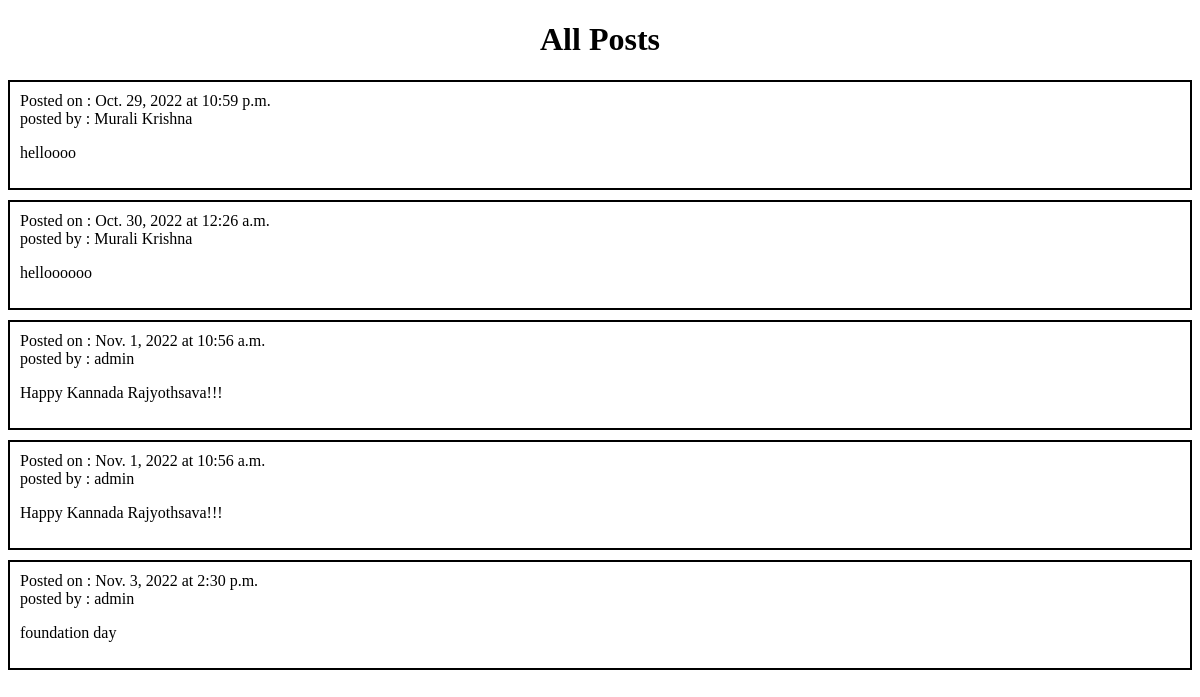
Screenshot of /showpost/ (signed in) with the database file from the repository.
### authenticate/models.py (models this page shows)
class Post(models.Model):
    date= models.DateField()
    time = models.TimeField()
    content = models.TextField()
    fname = models.CharField(max_length = 20)
    lname = models.CharField(max_length = 20)

### authenticate/views.py (the view)
# urls.py: path('showpost/', views.show_post, name='showpost'),
@login_required(login_url = '/login')
def show_post (request):
	posts = Post.objects.all()
	return render(request,'authenticate/showpost.html', {'posts':posts})

### authenticate/templates/authenticate/showpost.html (shortened to what this page needs)
<!DOCTYPE html>
<html lang="en">
<head>
</head>
<body>
    <center><h1>All Posts</h1></center>
    {% for post in posts %}
    <div class="post">
        Posted on : {{post.date}} at {{post.time}}
        <br>
        posted by : {{post.fname}} {{post.lname}}
        <br>
        <p>
            {{post.content}}
        </p>
    </div>
    {% endfor %}
</body>
</html>

### authenticate/templates/authenticate/showpost.html (style rules this page uses)
body { background-image: url('https://images.unsplash.com/photo-1521193089946-7aa29d1fe776?ixlib=rb-4.0.3&ixid=MnwxMjA3fDB8MHxwaG90by1wYWdlfHx8fGVufDB8fHx8&auto=format&fit=crop&w=870&q=80'); background-repeat: no-repeat; background-attachment: fixed; background-size: cover; }
.post { margin-top:10px; margin-bottom: 10px; border:2px solid black; padding: 10px; }
.post p { text-align: justify; }

### rows the page displays
Post: date "Oct. 29, 2022", time "10:59 p.m.", fname "Murali", lname "Krishna", content "helloooo"
Post: date "Oct. 30, 2022", time "12:26 a.m.", fname "Murali", lname "Krishna", content "helloooooo"
Post: date "Nov. 1, 2022", time "10:56 a.m.", fname "admin", content "Happy Kannada Rajyothsava!!!"
Post: date "Nov. 1, 2022", time "10:56 a.m.", fname "admin", content "Happy Kannada Rajyothsava!!!"
Post: date "Nov. 3, 2022", time "2:30 p.m.", fname "admin", content "foundation day"
